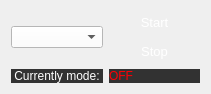
   <widget class="QWidget" name="layoutWidget">
    <property name="geometry">
     <rect>
      <x>10</x>
      <y>11</y>
      <width>211</width>
      <height>82</height>
     </rect>
    </property>
    <layout class="QVBoxLayout" name="verticalLayout_4">
     <item>
      <layout class="QHBoxLayout" name="horizontalLayout">
       <item>
        <widget class="QComboBox" name="comb1">
         <property name="styleSheet">
          <string notr="true">background-color: rgb(255, 255, 255);</string>
         </property>
        </widget>
       </item>
       <item>
        <layout class="QVBoxLayout" name="verticalLayout_2">
         <item>
          <widget class="QPushButton" name="startB">
           <property name="palette">
            <palette>
             <active>
              <colorrole role="WindowText">
               <brush brushstyle="SolidPattern">
                <color alpha="255">
                 <red>255</red>
                 <green>255</green>
                 <blue>255</blue>
                </color>
               </brush>
              </colorrole>
              <colorrole role="Button">
               <brush brushstyle="SolidPattern">
                <color alpha="255">
                 <red>50</red>
                 <green>50</green>
                 <blue>50</blue>
                </color>
               </brush>
              </colorrole>
              <colorrole role="Text">
               <brush brushstyle="SolidPattern">
                <color alpha="255">
                 <red>255</red>
                 <green>255</green>
                 <blue>255</blue>
                </color>
               </brush>
              </colorrole>
              <colorrole role="ButtonText">
               <brush brushstyle="SolidPattern">
                <color alpha="255">
                 <red>255</red>
                 <green>255</green>
                 <blue>255</blue>
                </color>
               </brush>
              </colorrole>
              <colorrole role="Base">
               <brush brushstyle="SolidPattern">
                <color alpha="255">
                 <red>50</red>
                 <green>50</green>
                 <blue>50</blue>
                </color>
               </brush>
              </colorrole>
              <colorrole role="Window">
               <brush brushstyle="SolidPattern">
                <color alpha="255">
                 <red>50</red>
                 <green>50</green>
                 <blue>50</blue>
                </color>
               </brush>
              </colorrole>
              <colorrole role="AlternateBase">
               <brush brushstyle="SolidPattern">
                <color alpha="255">
                 <red>255</red>
                 <green>255</green>
                 <blue>255</blue>
                </color>
               </brush>
              </colorrole>
             </active>
             <inactive>
              <colorrole role="WindowText">
               <brush brushstyle="SolidPattern">
                <color alpha="255">
                 <red>255</red>
                 <green>255</green>
                 <blue>255</blue>
                </color>
               </brush>
              </colorrole>
              <colorrole role="Button">
               <brush brushstyle="SolidPattern">
                <color alpha="255">
                 <red>50</red>
                 <green>50</green>
                 <blue>50</blue>
                </color>
               </brush>
              </colorrole>
              <colorrole role="Text">
               <brush brushstyle="SolidPattern">
                <color alpha="255">
                 <red>255</red>
                 <green>255</green>
                 <blue>255</blue>
                </color>
               </brush>
              </colorrole>
              <colorrole role="ButtonText">
               <brush brushstyle="SolidPattern">
                <color alpha="255">
                 <red>255</red>
                 <green>255</green>
                 <blue>255</blue>
                </color>
               </brush>
              </colorrole>
              <colorrole role="Base">
               <brush brushstyle="SolidPattern">
                <color alpha="255">
                 <red>50</red>
                 <green>50</green>
                 <blue>50</blue>
                </color>
               </brush>
              </colorrole>
              <colorrole role="Window">
               <brush brushstyle="SolidPattern">
                <color alpha="255">
                 <red>50</red>
                 <green>50</green>
                 <blue>50</blue>
                </color>
               </brush>
              </colorrole>
              <colorrole role="AlternateBase">
               <brush brushstyle="SolidPattern">
                <color alpha="255">
                 <red>255</red>
                 <green>255</green>
                 <blue>255</blue>
                </color>
               </brush>
              </colorrole>
             </inactive>
             <disabled>
              <colorrole role="WindowText">
               <brush brushstyle="SolidPattern">
                <color alpha="255">
                 <red>255</red>
                 <green>255</green>
                 <blue>255</blue>
                </color>
               </brush>
              </colorrole>
              <colorrole role="Button">
               <brush brushstyle="SolidPattern">
                <color alpha="255">
                 <red>50</red>
                 <green>50</green>
                 <blue>50</blue>
                </color>
               </brush>
              </colorrole>
              <colorrole role="Text">
               <brush brushstyle="SolidPattern">
                <color alpha="255">
                 <red>255</red>
                 <green>255</green>
                 <blue>255</blue>
                </color>
               </brush>
              </colorrole>
              <colorrole role="ButtonText">
               <brush brushstyle="SolidPattern">
                <color alpha="255">
                 <red>255</red>
                 <green>255</green>
                 <blue>255</blue>
                </color>
               </brush>
              </colorrole>
              <colorrole role="Base">
               <brush brushstyle="SolidPattern">
                <color alpha="255">
                 <red>50</red>
                 <green>50</green>
                 <blue>50</blue>
                </color>
               </brush>
              </colorrole>
              <colorrole role="Window">
               <brush brushstyle="SolidPattern">
                <color alpha="255">
                 <red>50</red>
                 <green>50</green>
                 <blue>50</blue>
                </color>
               </brush>
              </colorrole>
              <colorrole role="AlternateBase">
               <brush brushstyle="SolidPattern">
                <color alpha="255">
                 <red>255</red>
                 <green>255</green>
                 <blue>255</blue>
                </color>
               </brush>
              </colorrole>
             </disabled>
            </palette>
           </property>
           <property name="font">
            <font>
             <family>Arial</family>
             <pointsize>10</pointsize>
             <weight>50</weight>
             <italic>false</italic>
             <bold>false</bold>
             <underline>false</underline>
             <strikeout>false</strikeout>
            </font>
           </property>
           <property name="cursor">
            <cursorShape>ArrowCursor</cursorShape>
           </property>
           <property name="focusPolicy">
            <enum>Qt::StrongFocus</enum>
           </property>
           <property name="acceptDrops">
            <bool>false</bool>
           </property>
           <property name="autoFillBackground">
            <bool>false</bool>
           </property>
           <property name="styleSheet">
            <string notr="true">background-color: rgb(50, 50, 50);
color: rgb(255, 255, 255);
alternate-background-color: rgb(255, 255, 255);</string>
           </property>
           <property name="text">
            <string>Start</string>
           </property>
           <property name="checkable">
            <bool>false</bool>
           </property>
           <property name="autoRepeatDelay">
            <number>299</number>
           </property>
           <property name="autoDefault">
            <bool>false</bool>
           </property>
           <property name="default">
            <bool>true</bool>
           </property>
           <property name="flat">
            <bool>true</bool>
           </property>
          </widget>
         </item>
         <item>
          <widget class="QPushButton" name="stopB">
           <property name="palette">
            <palette>
             <active>
              <colorrole role="WindowText">
               <brush brushstyle="SolidPattern">
                <color alpha="255">
                 <red>255</red>
                 <green>255</green>
                 <blue>255</blue>
                </color>
               </brush>
              </colorrole>
              <colorrole role="Button">
               <brush brushstyle="SolidPattern">
                <color alpha="255">
                 <red>50</red>
                 <green>50</green>
                 <blue>50</blue>
                </color>
               </brush>
              </colorrole>
              <colorrole role="Text">
               <brush brushstyle="SolidPattern">
                <color alpha="255">
                 <red>255</red>
                 <green>255</green>
                 <blue>255</blue>
                </color>
               </brush>
              </colorrole>
              <colorrole role="ButtonText">
               <brush brushstyle="SolidPattern">
                <color alpha="255">
                 <red>255</red>
                 <green>255</green>
                 <blue>255</blue>
                </color>
               </brush>
              </colorrole>
              <colorrole role="Base">
               <brush brushstyle="SolidPattern">
                <color alpha="255">
                 <red>50</red>
                 <green>50</green>
                 <blue>50</blue>
                </color>
               </brush>
              </colorrole>
              <colorrole role="Window">
               <brush brushstyle="SolidPattern">
                <color alpha="255">
                 <red>50</red>
                 <green>50</green>
                 <blue>50</blue>
                </color>
               </brush>
              </colorrole>
             </active>
             <inactive>
              <colorrole role="WindowText">
               <brush brushstyle="SolidPattern">
                <color alpha="255">
                 <red>255</red>
                 <green>255</green>
                 <blue>255</blue>
                </color>
               </brush>
              </colorrole>
              <colorrole role="Button">
               <brush brushstyle="SolidPattern">
                <color alpha="255">
                 <red>50</red>
                 <green>50</green>
                 <blue>50</blue>
                </color>
               </brush>
              </colorrole>
              <colorrole role="Text">
               <brush brushstyle="SolidPattern">
                <color alpha="255">
                 <red>255</red>
                 <green>255</green>
                 <blue>255</blue>
                </color>
               </brush>
              </colorrole>
              <colorrole role="ButtonText">
               <brush brushstyle="SolidPattern">
                <color alpha="255">
                 <red>255</red>
                 <green>255</green>
                 <blue>255</blue>
                </color>
               </brush>
              </colorrole>
              <colorrole role="Base">
               <brush brushstyle="SolidPattern">
                <color alpha="255">
                 <red>50</red>
                 <green>50</green>
                 <blue>50</blue>
                </color>
               </brush>
              </colorrole>
              <colorrole role="Window">
               <brush brushstyle="SolidPattern">
                <color alpha="255">
                 <red>50</red>
                 <green>50</green>
                 <blue>50</blue>
                </color>
               </brush>
              </colorrole>
             </inactive>
             <disabled>
              <colorrole role="WindowText">
               <brush brushstyle="SolidPattern">
                <color alpha="255">
                 <red>255</red>
                 <green>255</green>
                 <blue>255</blue>
                </color>
               </brush>
              </colorrole>
              <colorrole role="Button">
               <brush brushstyle="SolidPattern">
                <color alpha="255">
                 <red>50</red>
                 <green>50</green>
                 <blue>50</blue>
                </color>
               </brush>
              </colorrole>
              <colorrole role="Text">
               <brush brushstyle="SolidPattern">
                <color alpha="255">
                 <red>255</red>
                 <green>255</green>
                 <blue>255</blue>
                </color>
               </brush>
              </colorrole>
              <colorrole role="ButtonText">
               <brush brushstyle="SolidPattern">
                <color alpha="255">
                 <red>255</red>
                 <green>255</green>
                 <blue>255</blue>
                </color>
               </brush>
              </colorrole>
              <colorrole role="Base">
               <brush brushstyle="SolidPattern">
                <color alpha="255">
                 <red>50</red>
                 <green>50</green>
                 <blue>50</blue>
                </color>
               </brush>
              </colorrole>
              <colorrole role="Window">
               <brush brushstyle="SolidPattern">
                <color alpha="255">
                 <red>50</red>
                 <green>50</green>
                 <blue>50</blue>
                </color>
               </brush>
              </colorrole>
             </disabled>
            </palette>
           </property>
           <property name="font">
            <font>
             <family>Arial</family>
             <pointsize>10</pointsize>
             <weight>50</weight>
             <bold>false</bold>
            </font>
           </property>
           <property name="autoFillBackground">
            <bool>false</bool>
           </property>
           <property name="styleSheet">
            <string notr="true">background-color: rgb(50, 50, 50);
color: rgb(255, 255, 255);</string>
           </property>
           <property name="text">
            <string>Stop</string>
           </property>
           <property name="autoDefault">
            <bool>false</bool>
           </property>
           <property name="default">
            <bool>true</bool>
           </property>
           <property name="flat">
            <bool>true</bool>
           </property>
          </widget>
         </item>
        </layout>
       </item>
      </layout>
     </item>
     <item>
      <layout class="QHBoxLayout" name="horizontalLayout_2">
       <item>
        <widget class="QLabel" name="label">
         <property name="font">
          <font>
           <family>Arial</family>
           <weight>50</weight>
           <bold>false</bold>
          </font>
         </property>
         <property name="autoFillBackground">
          <bool>false</bool>
         </property>
         <property name="styleSheet">
          <string notr="true">background-color: rgb(50, 50, 50);
color: rgb(255, 255, 255);
gridline-color: rgb(255, 255, 255);</string>
         </property>
         <property name="text">
          <string> Currently mode:</string>
         </property>
         <property name="wordWrap">
          <bool>false</bool>
         </property>
         <property name="openExternalLinks">
          <bool>false</bool>
         </property>
        </widget>
       </item>
       <item>
        <widget class="QLabel" name="modeL">
         <property name="font">
          <font>
           <family>Arial</family>
           <weight>50</weight>
           <bold>false</bold>
          </font>
         </property>
         <property name="styleSheet">
          <string notr="true">color: rgb(255, 0, 4);background-color: rgb(57, 57, 57);background-color: rgb(50, 50, 50);
gridline-color: rgb(255, 255, 255);</string>
         </property>
         <property name="text">
          <string>OFF</string>
         </property>
        </widget>
       </item>
      </layout>
     </item>
    </layout>
   </widget>
